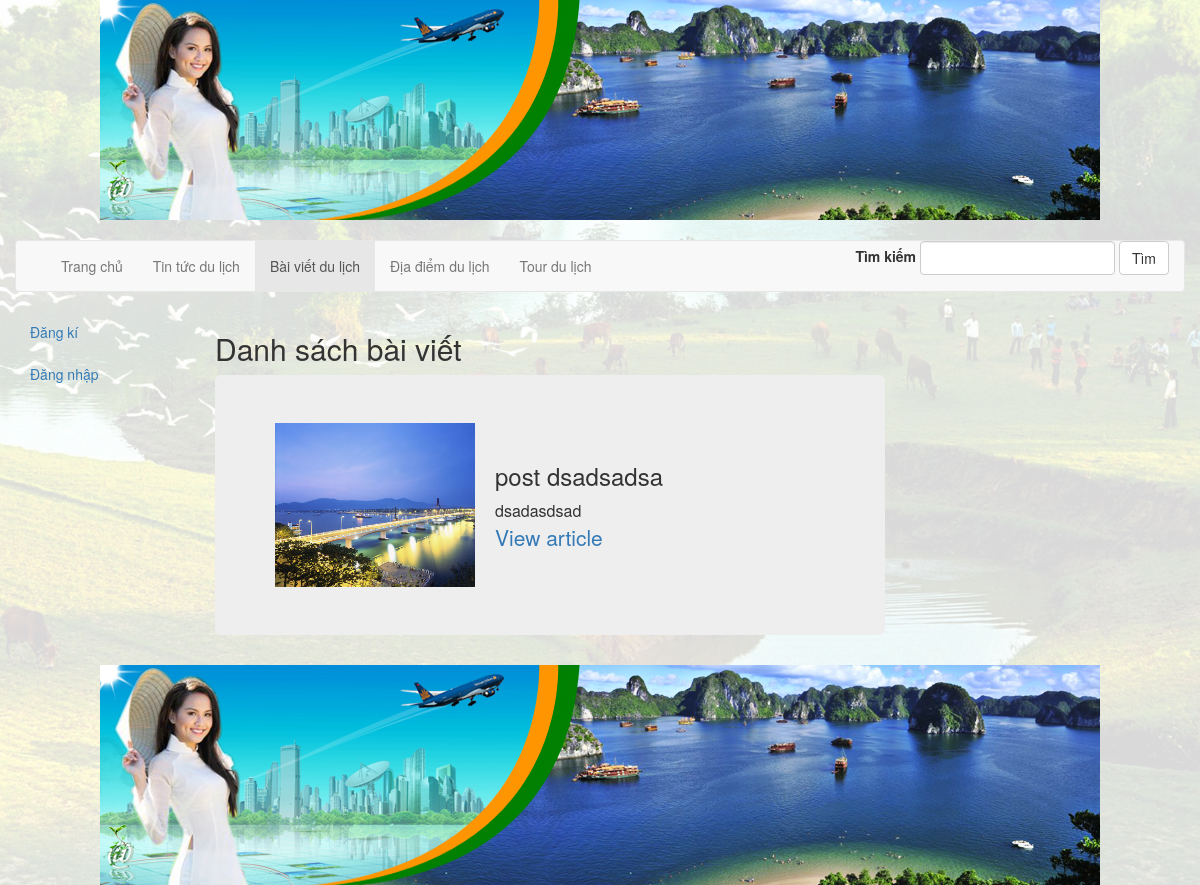
/index.php/posts, run on an earlier commit of the app's database.
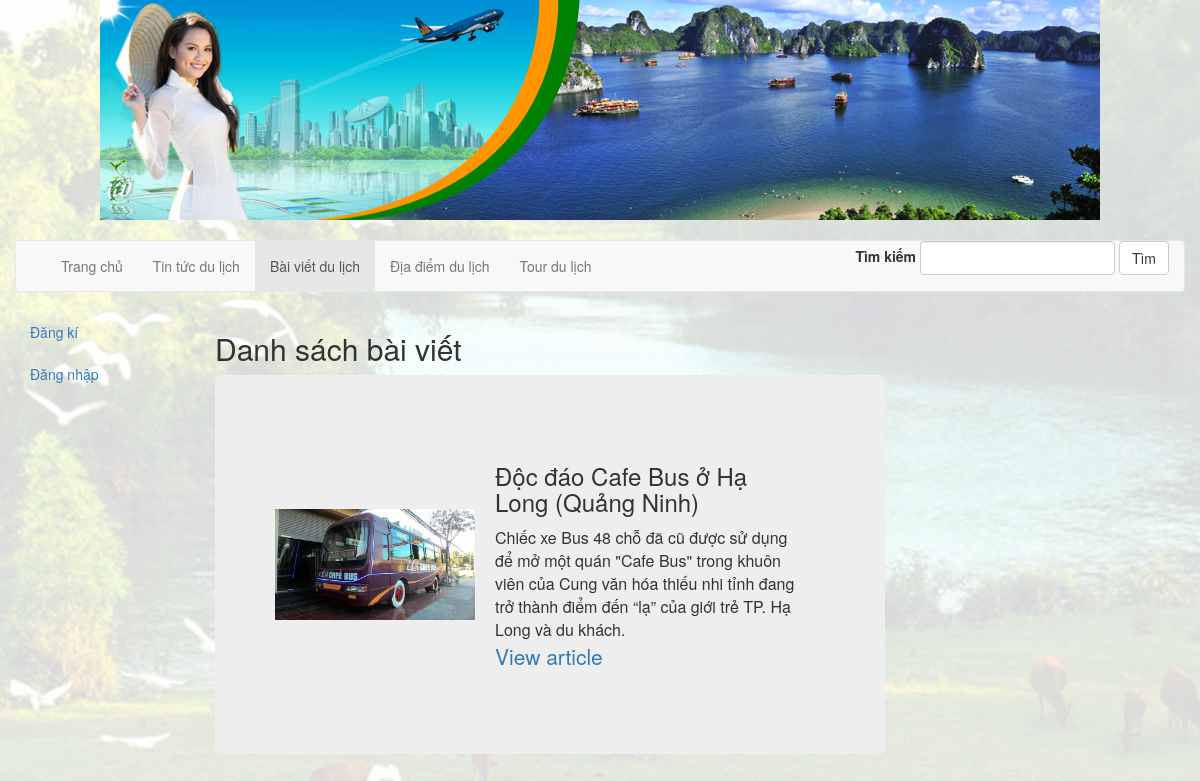
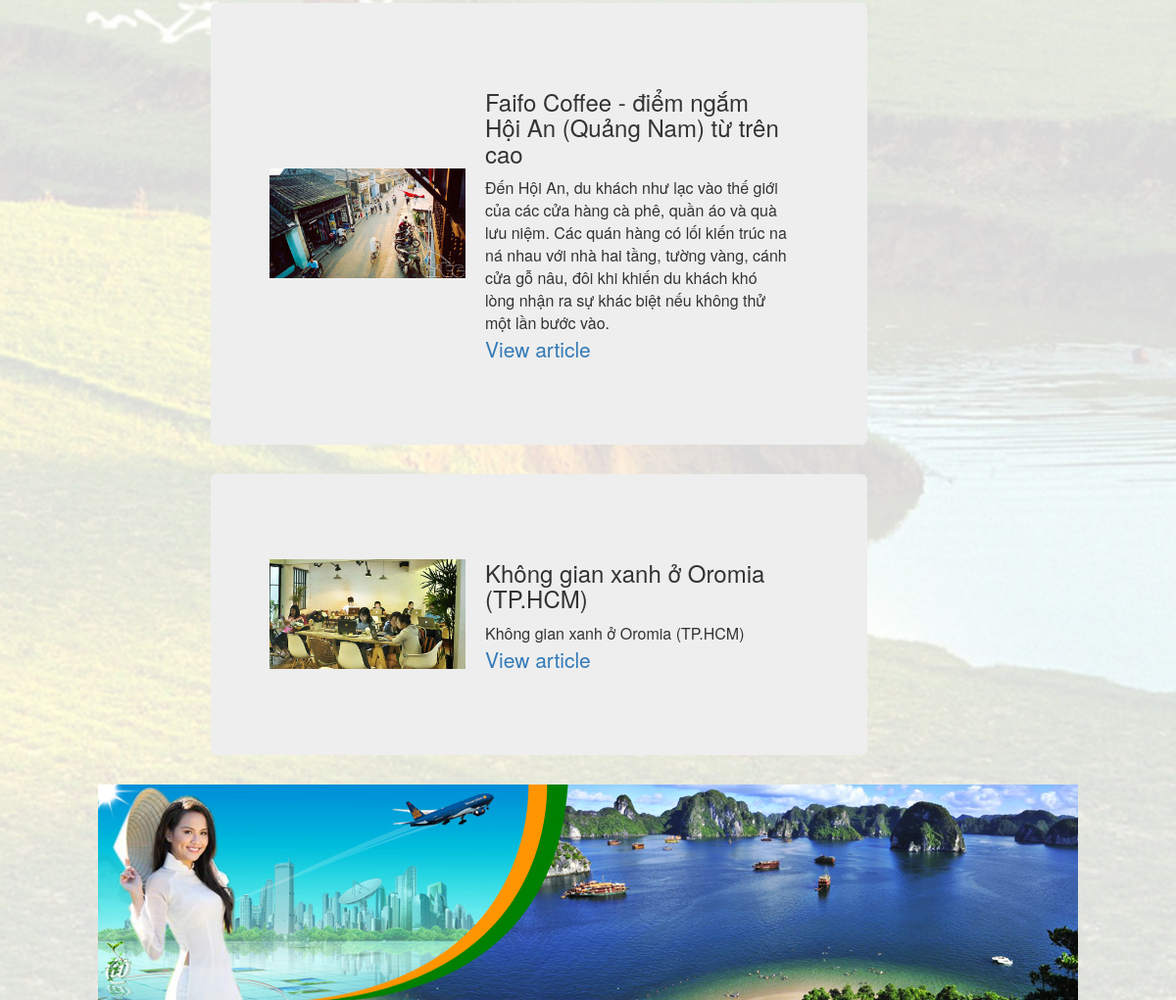
And on a later commit of the database (2 pictures, top to bottom).
### tables this page shows
CREATE TABLE IF NOT EXISTS `posts` (
  `id` int(11) NOT NULL AUTO_INCREMENT,
  `title` text NOT NULL,
  `description` text NOT NULL,
  `content` text NOT NULL,
  `feature_img` text NOT NULL,
  PRIMARY KEY (`id`)
);

### application/controllers/posts.php (called while the page is built, shortened)
<?php
class posts extends CI_Controller {
        public function __construct()
        {
                $this->load->model('posts_model');
                $this->load->helper('url_helper');
        }
        public function index()
        {
				$data['title'] = 'Danh sách bài viết';
				$num_posts = $this->posts_model->get_num_posts();
				$perpage	= 5;
				$this->load->library('pagination');
				$config['total_rows'] = $num_posts;
				$config['per_page'] = $perpage;
				$config['next_link'] = 'Kế tiếp &gt;';
				$config['prev_link'] = '&lt; Lùi lại';
				$config['num_tag_open'] = '   ';
				$config['num_tag_close'] = '   ';
				$config['num_links']	= 5;
				$config['cur_tag_open'] = '<a class="currentpage">';
				$config['cur_tag_close'] = '</a>';
				$config['base_url'] = base_url().'index.php/posts/index/';
				$config['use_page_numbers']  = TRUE;
				$config['uri_segment']	= 3;
				$this->pagination->initialize($config);
				$pagination = $this->pagination->create_links();
				$offset = ($this->uri->segment(3)=='') ? 1 : $this->uri->segment(3);
				$data['postsList'] = $this->posts_model->get_posts_by_range($perpage, $offset);
				$data['pagination'] = $pagination;
				$this->load->view('templates/header');
				$this->load->view('templates/leftsidebar');
				$this->load->view('posts/index', $data);
				$this->load->view('templates/rightsidebar');
				$this->load->view('templates/footer');
        }
}

### index.php (called while the page is built, shortened)
<?php
require_once BASEPATH.'core/CodeIgniter.php';

### application/models/Posts_model.php (called while the page is built, shortened)
<?php
class posts_model extends CI_Model {
		public function get_posts_by_range($perpage, $offset)
		{
        $query = $this->db->get('posts', $perpage, (($offset-1) * $perpage));
        return $query->result_array();
		}
}

### application/views/posts/index.php (the view, shortened to what this page needs)
<div class="col-lg-7 col-md-7 col-xs-8">
	<h2><?php echo $title; ?></h2>
	<?php foreach ($postsList as $posts_item): ?>
			<div class="jumbotron">
				<table>
					<td width="200px">
						<img src="<?php echo $posts_item['feature_img'];?>" width="200px"/>
					</td>
					<td>
						<div style="padding:20px">
							<h3><?php echo $posts_item['title']; ?></h3>
							<div class="main">
									<?php echo $posts_item['description']; ?>
							</div>
							<p><a href="<?php echo site_url('posts/view/'.$posts_item['id']); ?>">View article</a></p>
						</div>
					</td>
				</table>
			</div>
	<?php endforeach; ?>
</div>

### application/views/templates/header.php (shortened to what this page needs)
<html>
       <head>
	<link rel="stylesheet" href="http://localhost/dulichvietnam/assets/bootstrap/css/bootstrap.min.css">
	</head>
       <body>
	<div class="container-fluid">
			<div class="row">
			<div class="col-lg-12 .col-md-12 .col-xs-12">
				<div align = "center">
					<a href="<?php echo base_url();?>"><img class="img-responsive" src="<?php echo base_url('images/bn.jpg'); ?>"/></a><br/>
				</div>
			</div>
		</div>
				<nav class="navbar navbar-default">
				  <div class="container-fluid">
					 <div class="collapse navbar-collapse" id="myNavbar">
						<ul class="nav navbar-nav">
                             <li <?php if($this->uri->segment(1) == '') { echo 'class="active"'; } ?>><a href="<?php echo base_url();?>">Trang chủ</a></li>
						  <li <?php if($this->uri->segment(1) == 'news') { echo 'class="active"'; } ?>><a href="<?php echo base_url('index.php/news/index');?>">Tin tức du lịch</a></li>
						  <li <?php if($this->uri->segment(1) == 'posts') { echo 'class="active"'; } ?>><a href="<?php echo base_url('index.php/posts/index');?>">Bài viết du lịch</a></li>
						  <li <?php if($this->uri->segment(1) == 'places') { echo 'class="active"'; } ?>><a href="<?php echo base_url('index.php/places/index');?>">Địa điểm du lịch</a></li>
						  <li <?php if($this->uri->segment(1) == 'tours') { echo 'class="active"'; } ?>><a href="<?php echo base_url('index.php/tours/index');?>">Tour du lịch</a></li>
						</ul>
						<ul class="nav navbar-nav navbar-right">
						  <li>
						    <div class="form-inline">
							  <?php
								 echo form_open('search/index'); ?>
									<label for="search">Tìm kiếm </label>
									<input class="form-control" type="input" name="key" />
									<button type="submit" class="btn btn-default">Tìm</button>
								</form>
							</div>
						  </li>
						</ul>
					  </div>
				  </div>
				</nav>
	</div>

### application/views/templates/leftsidebar.php (shortened to what this page needs)
<div class="container-fluid">
<div class="row">
<div class="col-lg-2 col-md-2 col-xs-1">
	<ul class="nav nav-pills nav-stacked leftbar">
	<?php if(!isset($this->session->userdata['user']['id']))
	{
	?>
	<li><a href="<?php echo base_url('index.php/signup/index');?>">Đăng kí</a></li>
	<li><a href="<?php echo base_url('index.php/signin/index');?>">Đăng nhập</a></li>
	<?php
	}
	else
	{
	$id = $this->session->userdata['user']['id'];
	?>
	<li><a href="<?php echo base_url('index.php/accounts/view/'.$id);?>">Thông tin tài khoản</a></li>
	<li><a href="<?php echo base_url('index.php/signout/index');?>">Đăng xuất</a></li>
	<?php }?>
	</ul>
</div>

### application/views/templates/rightsidebar.php (shortened to what this page needs)
<div class="col-lg-3 col-md-3 col-xs-3">
</div>
</div>
</div>

### application/views/templates/footer.php
			<div class="container-fluid">
				<div class="row">
						<div class="col-lg-12 col-md-12 col-xs-12" align="center">
							<img src="<?php echo base_url('images/bn.jpg')?>" />
						</div>
				</div>
			</div>
        </body>
</html>

What changed in the data, as far as the page shows it:
removed posts: feature_img (picture), title "post dsadsadsa", description "dsadasdsad"
added posts: feature_img (picture), title "Độc đáo Cafe Bus ở Hạ Long (Quảng Ninh)", description "Chiếc xe Bus 48 chỗ đã cũ được sử dụng để mở một quán \"Cafe Bus\" trong khuôn viên của Cung văn hóa thiếu nhi tỉnh đang trở thành điểm đến “lạ” của giới trẻ TP. Hạ Long và du khách."
added posts: feature_img (picture), title "Faifo Coffee - điểm ngắm Hội An (Quảng Nam) từ trên cao", description "Đến Hội An, du khách như lạc vào thế giới của các cửa hàng cà phê, quần áo và quà lưu niệm. Các quán hàng có lối kiến trúc na ná nhau với nhà hai tầng, tường vàng, cánh cửa gỗ nâu, đôi khi khiến du khách khó lòng nhận ra sự khác biệt nếu không thử một lần bước vào."
added posts: feature_img (picture), title "Không gian xanh ở Oromia (TP.HCM)", description "Không gian xanh ở Oromia (TP.HCM)"
